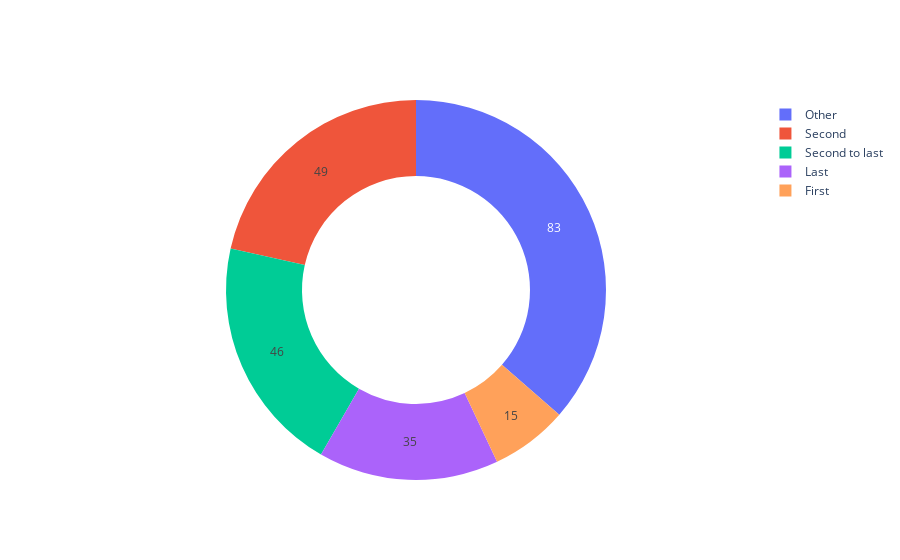

Notebook source saved alongside this figure:
### Markdown cell above
Here's a plot of my author position, assigning second to three author manuscripts where I'm middle author.

### Code cell
Position = temp['Position'].value_counts().reset_index()

labels = Position['index']
values = Position['Position']
fig = go.Figure(data=[go.Pie(labels=labels, values=values, hole=.6)])

fig.update_traces(textinfo='value')

fig = fig.update_layout({
    'plot_bgcolor' : 'rgba(0, 0, 0, 0)',
    'paper_bgcolor' : 'rgba(0, 0, 0, 0)'})

fig.show()

### Figure 1 — Plotly figure (JSON) as saved in the notebook; plotly's stock layout.template omitted (floating-point values rounded to 4 significant figures)
{"data": [{"hole": 0.6, "labels": ["Other", "Second", "Second to last", "Last", "First"], "textinfo": "value", "type": "pie", "values": [83, 49, 46, 35, 15]}], "layout": {"autosize": true, "paper_bgcolor": "rgba(0, 0, 0, 0)", "plot_bgcolor": "rgba(0, 0, 0, 0)"}}
